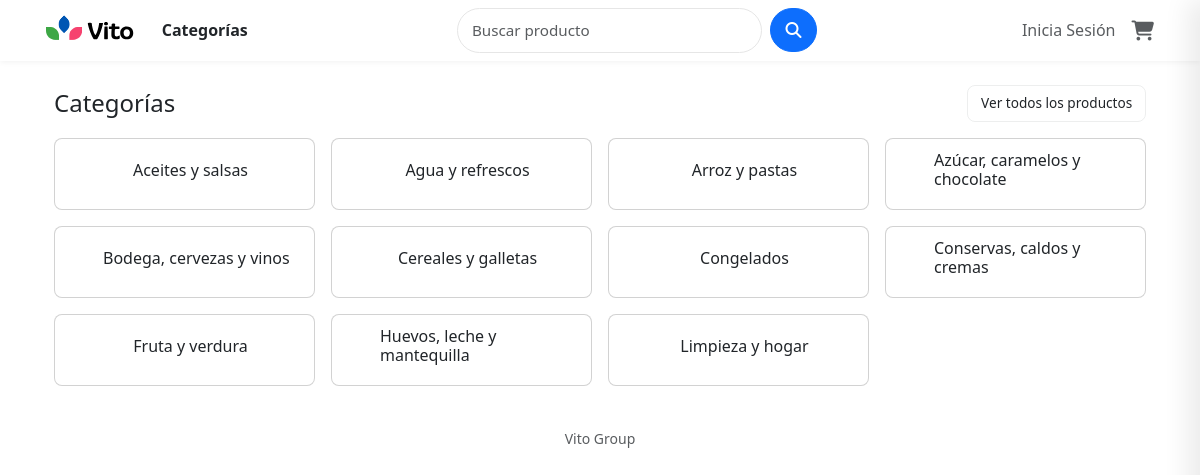
The app's page /catalog/categories/ with its own data.
### apps/catalog/models.py (models this page shows, shortened)
class Category(models.Model):
    name = models.CharField(max_length=100, unique=True)
    slug = models.SlugField(max_length=120, unique=True)
    class Meta:
        verbose_name = 'Categoría'
        verbose_name_plural = 'Categorías'
        ordering = ['name']
    def get_absolute_url(self):
        return reverse('catalog:category_products', args=[self.slug])

### apps/catalog/views.py (the view)
# urls.py: path('categories/', views.all_categories, name='all_categories'),
def all_categories(request):
    categories = Category.objects.order_by('name')
    return render(request, 'catalog/all_categories.html', {
        'categories': categories
    })

### apps/cart/cart.py (called while the page is built, shortened)
    def get_total_price(self) -> Decimal:
        total = Decimal("0.00")
        return total

### templates/catalog/all_categories.html (shortened to what this page needs)
{% extends "base.html" %}
{% load static %}
{% block content %}
<div class="container my-4">
  <div class="d-flex justify-content-between align-items-center mb-3">
    <h1 class="h4 mb-0">Categorías</h1>
    <a href="{% url 'catalog:products' %}" class="btn btn-sm btn-outline-secondary">Ver todos los productos</a>
  </div>
  {% if categories %}
    <div class="row g-3">
      {% for cat in categories %}
        <div class="col-12 col-sm-6 col-md-4 col-lg-3">
          <article class="card h-100 category-card">
            <a href="{% if cat.get_absolute_url %}{{ cat.get_absolute_url }}{% else %}{% url 'catalog:category' cat.slug %}{% endif %}"
               class="stretched-link text-decoration-none" aria-label="Ver categoría {{ cat.name }}">
              <div class="card-body d-flex align-items-center gap-3">
                {% if cat.icon %}
                  <img src="{{ cat.icon.url }}" alt="{{ cat.name }}" class="ui-category-icon" loading="lazy">
                {% else %}
                  <i class="ui-category-icon ui-category-icon--fallback" aria-hidden="true"></i>
                {% endif %}
                <div class="category-info">
                  <h2 class="h6 mb-0">{{ cat.name }}</h2>
                </div>
              </div>
            </a>
          </article>
        </div>
      {% endfor %}
    </div>
  {% else %}
    <div class="alert alert-secondary">No hay categorías disponibles.</div>
  {% endif %}
</div>
{% endblock %}

### static/css/header.css (style rules this page uses)
:root { --primary: #0d6efd; --muted: #666; --search-max-width: 360px; --search-min-width: 220px; --search-btn-size: 44px; --sweep-height: 2px; --sweep-bottom-offset: -6px; --sweep-transition: 320ms cubic-bezier(.2,.9,.3,1); }
* { box-sizing: border-box; }
a { text-decoration: none; color: inherit; }

### static/css/catalog.css (style rules this page uses)
:root { --cat-icon-size: 20px; --primary: #0d6efd; }
.ui-category-icon { width: var(--cat-icon-size); height: var(--cat-icon-size); flex: 0 0 var(--cat-icon-size); object-fit: cover; border-radius: 4px; background: transparent; }
.ui-category-icon--fallback { display: inline-block; width: var(--cat-icon-size); height: var(--cat-icon-size); background: transparent; border-radius: 4px; }
.category-card { border-radius: 8px; transition: transform .12s ease, box-shadow .12s ease; overflow: hidden; min-height: 72px; display: flex; align-items: center; }
.category-card .ui-category-icon { width: 44px; height: 44px; border-radius: 6px; background: transparent; object-fit: cover; }
.category-info h6, .category-info h2 { font-size: 1rem; margin: 0; }
.category-card .card-body { padding: .6rem .75rem; display: flex; align-items: center; gap: .75rem; }

### static/css/cart.css (style rules this page uses)
:root { --cart-width: 360px; --panel-shadow: -12px 0 24px rgba(0,0,0,.08); --muted: #6c757d; --border: #f1f1f1; --surface: #fff; --primary: #0d6efd; --danger: #dc3545; --bg-muted: #f8f9fa; --gap: 1rem; --radius: 8px; }
.btn-sm { padding:.25rem .5rem; font-size:.85rem; }

### static/css/accounts.css (style rules this page uses)
:root { --bg: #ffffff; --surface: #f8f9fa; --muted: #6c757d; --text: #212529; --primary: #0d6efd; --primary-600: #0b5ed7; --accent: #0dcaf0; --success: #198754; --danger: #dc3545; --card-shadow: 0 10px 30px rgba(33,37,41,0.06); --radius: 10px; --radius-sm: 6px; --transition: 180ms ease; --focus-ring: 0 0 0 6px rgba(13,110,253,0.08); --max-width-form: 720px; --font-family: system-ui, -apple-system, "Segoe UI", Roboto, "Helvetica Neue", Arial; }
.btn-outline-secondary { border: 1px solid rgba(33,37,41,0.08); color: var(--text); background: transparent; padding: 0.45rem 0.8rem; border-radius: 8px; }

### records on screen
Category: name "Aceites y salsas"
Category: name "Agua y refrescos"
Category: name "Arroz y pastas"
Category: name "Azúcar, caramelos y chocolate"
Category: name "Bodega, cervezas y vinos"
Category: name "Cereales y galletas"
Category: name "Congelados"
Category: name "Conservas, caldos y cremas"
Category: name "Fruta y verdura"
Category: name "Huevos, leche y mantequilla"
Category: name "Limpieza y hogar"
